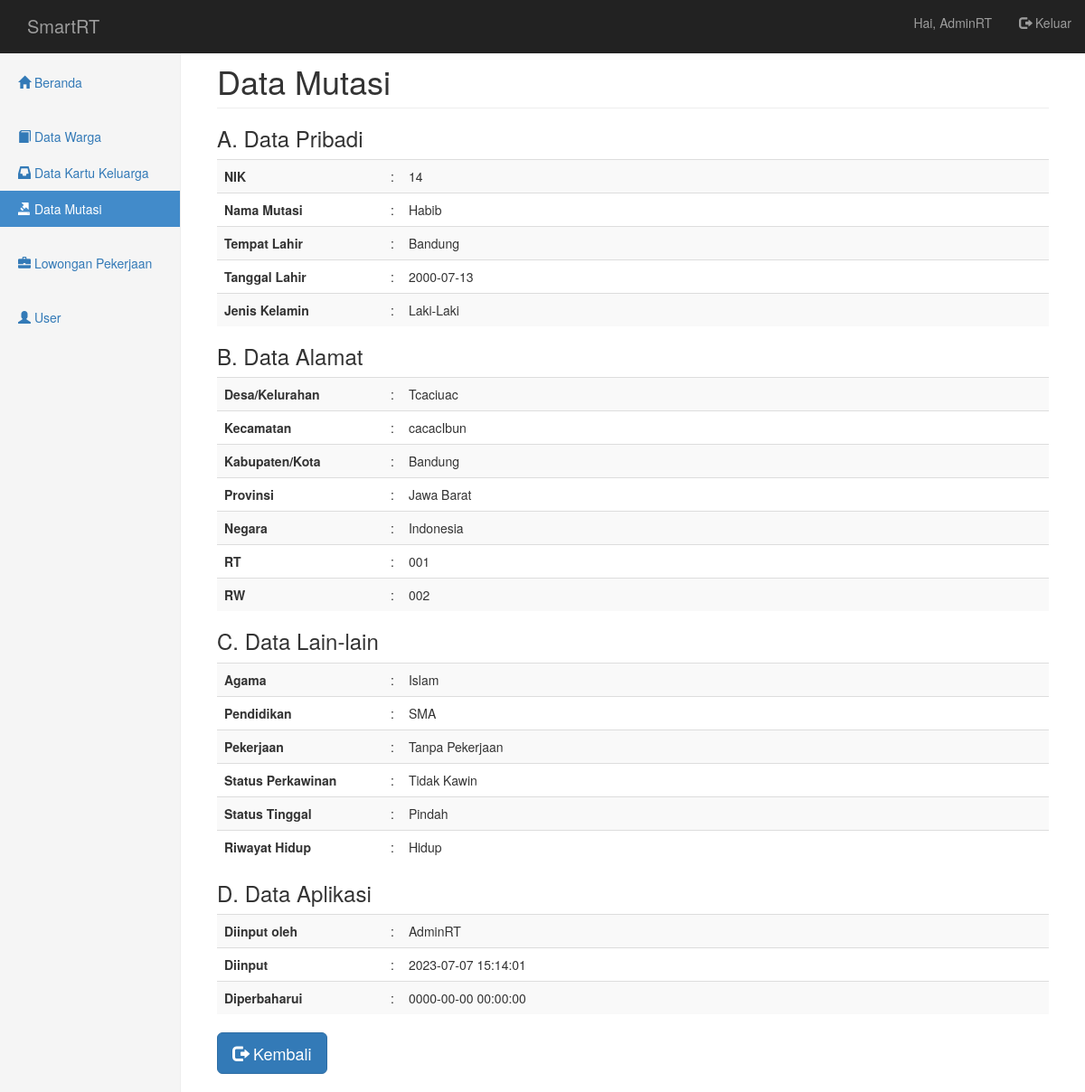
The app's page /pages/mutasi/show.php?id_mutasi=22 (signed in) with its own data.
### tables this page shows
CREATE TABLE `mutasi` (
  `id_mutasi` int(11) NOT NULL,
  `nik_mutasi` varchar(16) NOT NULL,
  `nama_mutasi` varchar(45) NOT NULL,
  `tempat_lahir_mutasi` varchar(30) NOT NULL,
  `tanggal_lahir_mutasi` date NOT NULL,
  `jenis_kelamin_mutasi` enum('Laki-Laki','Perempuan') NOT NULL,
  `desa_kelurahan_mutasi` varchar(30) NOT NULL,
  `kecamatan_mutasi` varchar(30) NOT NULL,
  `kabupaten_kota_mutasi` varchar(30) NOT NULL,
  `provinsi_mutasi` varchar(30) NOT NULL,
  `negara_mutasi` varchar(30) NOT NULL,
  `rt_mutasi` varchar(3) NOT NULL,
  `rw_mutasi` varchar(3) NOT NULL,
  `agama_mutasi` enum('Islam','Kristen','Katholik','Hindu','Budha','Konghucu') NOT NULL,
  `pendidikan_terakhir_mutasi` varchar(20) NOT NULL,
  `pekerjaan_mutasi` varchar(20) NOT NULL,
  `status_perkawinan_mutasi` enum('Kawin','Tidak Kawin') NOT NULL,
  `status_mutasi` varchar(10) NOT NULL,
  `riwayat_mutasi` varchar(20) NOT NULL,
  `id_user` int(11) NOT NULL,
  `created_at` timestamp NOT NULL DEFAULT current_timestamp() ON UPDATE current_timestamp(),
  `updated_at` timestamp NOT NULL DEFAULT '0000-00-00 00:00:00'
);

CREATE TABLE `user` (
  `id_user` int(11) NOT NULL,
  `nama_user` varchar(45) NOT NULL,
  `username_user` varchar(20) NOT NULL,
  `password_user` varchar(255) NOT NULL,
  `status_user` enum('Admin','Warga') NOT NULL,
  `desa_kelurahan_user` varchar(30) NOT NULL,
  `kecamatan_user` varchar(30) NOT NULL,
  `kabupaten_kota_user` varchar(30) NOT NULL,
  `provinsi_user` varchar(30) NOT NULL,
  `negara_user` varchar(30) NOT NULL,
  `rt_user` varchar(3) NOT NULL,
  `rw_user` varchar(3) NOT NULL,
  `created_at` timestamp NOT NULL DEFAULT current_timestamp() ON UPDATE current_timestamp(),
  `updated_at` timestamp NOT NULL DEFAULT '0000-00-00 00:00:00'
);

### pages/mutasi/data-show.php (called while the page is built)
<?php
include('../../config/koneksi.php');
$get_id_mutasi = $_GET['id_mutasi'];
$query = "SELECT * FROM mutasi WHERE id_mutasi = $get_id_mutasi";
$hasil = mysqli_query($db, $query);
$data_mutasi = array();
while ($row = mysqli_fetch_assoc($hasil)) {
  $data_mutasi[] = $row;
}

### pages/mutasi/show.php (the view, shortened to what this page needs)
<?php include('../_partials/top.php') ?>
<h1 class="page-header">Data Mutasi</h1>
<?php include('data-show.php') ?>
<h3>A. Data Pribadi</h3>
<table class="table table-striped">
  <tr>
    <th width="20%">NIK</th>
    <td width="1%">:</td>
    <td><?php echo $data_mutasi[0]['nik_mutasi'] ?></td>
  </tr>
  <tr>
    <th>Nama Mutasi</th>
    <td>:</td>
    <td><?php echo $data_mutasi[0]['nama_mutasi'] ?></td>
  </tr>
  <tr>
    <th>Tempat Lahir</th>
    <td>:</td>
    <td><?php echo $data_mutasi[0]['tempat_lahir_mutasi'] ?></td>
  </tr>
  <tr>
    <th>Tanggal Lahir</th>
    <td>:</td>
    <td><?php echo $data_mutasi[0]['tanggal_lahir_mutasi'] ?></td>
  </tr>
  <tr>
    <th>Jenis Kelamin</th>
    <td>:</td>
    <td><?php echo $data_mutasi[0]['jenis_kelamin_mutasi'] ?></td>
  </tr>
</table>
<h3>B. Data Alamat</h3>
<table class="table table-striped">
  <tr>
    <th width="20%">Desa/Kelurahan</th>
    <td width="1%">:</td>
    <td><?php echo $data_mutasi[0]['desa_kelurahan_mutasi'] ?></td>
  </tr>
  <tr>
    <th>Kecamatan</th>
    <td>:</td>
    <td><?php echo $data_mutasi[0]['kecamatan_mutasi'] ?></td>
  </tr>
  <tr>
    <th>Kabupaten/Kota</th>
    <td>:</td>
    <td><?php echo $data_mutasi[0]['kabupaten_kota_mutasi'] ?></td>
  </tr>
  <tr>
    <th>Provinsi</th>
    <td>:</td>
    <td><?php echo $data_mutasi[0]['provinsi_mutasi'] ?></td>
  </tr>
  <tr>
    <th>Negara</th>
    <td>:</td>
    <td><?php echo $data_mutasi[0]['negara_mutasi'] ?></td>
  </tr>
  <tr>
    <th>RT</th>
    <td>:</td>
    <td><?php echo $data_mutasi[0]['rt_mutasi'] ?></td>
  </tr>
  <tr>
    <th>RW</th>
    <td>:</td>
    <td><?php echo $data_mutasi[0]['rw_mutasi'] ?></td>
  </tr>
</table>
<h3>C. Data Lain-lain</h3>
<table class="table table-striped">
  <tr>
    <th width="20%">Agama</th>
    <td width="1%">:</td>
    <td><?php echo $data_mutasi[0]['agama_mutasi'] ?></td>
  </tr>
  <tr>
    <th>Pendidikan</th>
    <td>:</td>
    <td><?php echo $data_mutasi[0]['pendidikan_terakhir_mutasi'] ?></td>
  </tr>
  <tr>
    <th>Pekerjaan</th>
    <td>:</td>
    <td><?php echo $data_mutasi[0]['pekerjaan_mutasi'] ?></td>
  </tr>
  <tr>
    <th>Status Perkawinan</th>
    <td>:</td>
    <td><?php echo $data_mutasi[0]['status_perkawinan_mutasi'] ?></td>
  </tr>
  <tr>
    <th>Status Tinggal</th>
    <td>:</td>
    <td><?php echo $data_mutasi[0]['status_mutasi'] ?></td>
  </tr>
  <tr>
    <th>Riwayat Hidup</th>
    <td>:</td>
    <td><?php echo $data_mutasi[0]['riwayat_mutasi'] ?></td>
  </tr>
</table>
<h3>D. Data Aplikasi</h3>
<table class="table table-striped">
  <tr>
    <th width="20%">Diinput oleh</th>
    <td width="1%">:</td>
    <td><?php echo $db->query("SELECT nama_user FROM user WHERE id_user = '".$data_mutasi[0]['id_user']."'")->fetch_assoc()['nama_user'] ?></td>
  </tr>
  <tr>
    <th>Diinput</th>
    <td>:</td>
    <td><?php echo $data_mutasi[0]['created_at'] ?></td>
  </tr>
  <tr>
    <th>Diperbaharui</th>
    <td>:</td>
    <td><?php echo $data_mutasi[0]['updated_at'] ?></td>
  </tr>
</table>
<button type="button" class="btn btn-primary btn-lg" onclick="goBack()">
  <i class="glyphicon glyphicon-log-out"></i> Kembali
</button>
<?php include('../_partials/bottom.php') ?>

### assets/css/dashboard.css (style rules this page uses)
body { padding-top: 50px; }
.main .page-header { margin-top: 0; }

### records on screen
mutasi: nik_mutasi "14", nama_mutasi "Habib", tempat_lahir_mutasi "Bandung", tanggal_lahir_mutasi "2000-07-13", jenis_kelamin_mutasi "Laki-Laki", desa_kelurahan_mutasi "Tcaciuac", kecamatan_mutasi "cacacIbun", kabupaten_kota_mutasi "Bandung", provinsi_mutasi "Jawa Barat", negara_mutasi "Indonesia", rt_mutasi "001", rw_mutasi "002", agama_mutasi "Islam", pendidikan_terakhir_mutasi "SMA", pekerjaan_mutasi "Tanpa Pekerjaan", status_perkawinan_mutasi "Tidak Kawin", status_mutasi "Pindah", riwayat_mutasi "Hidup", id_user.nama_user "AdminRT", created_at "2023-07-07 15:14:01", updated_at "0000-00-00 00:00:00"

### other values on screen
$_SESSION['user']['nama_user'] "AdminRT"
